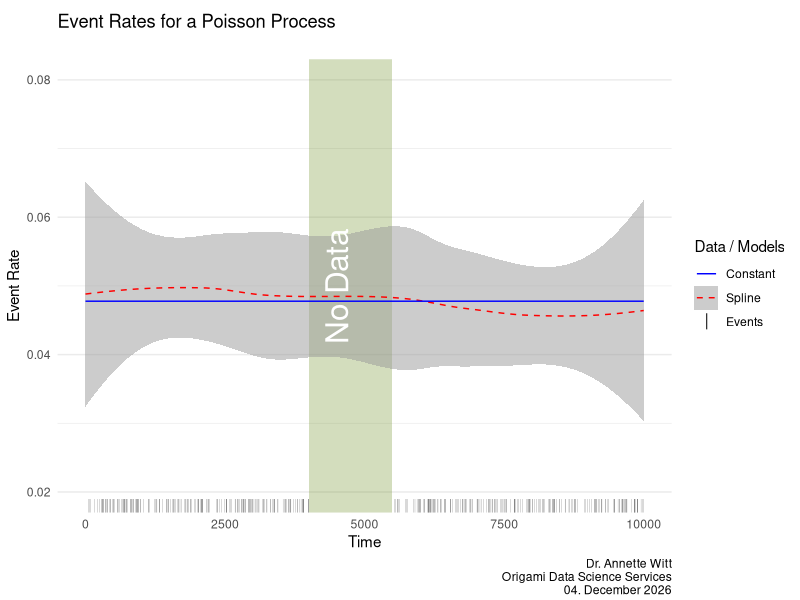
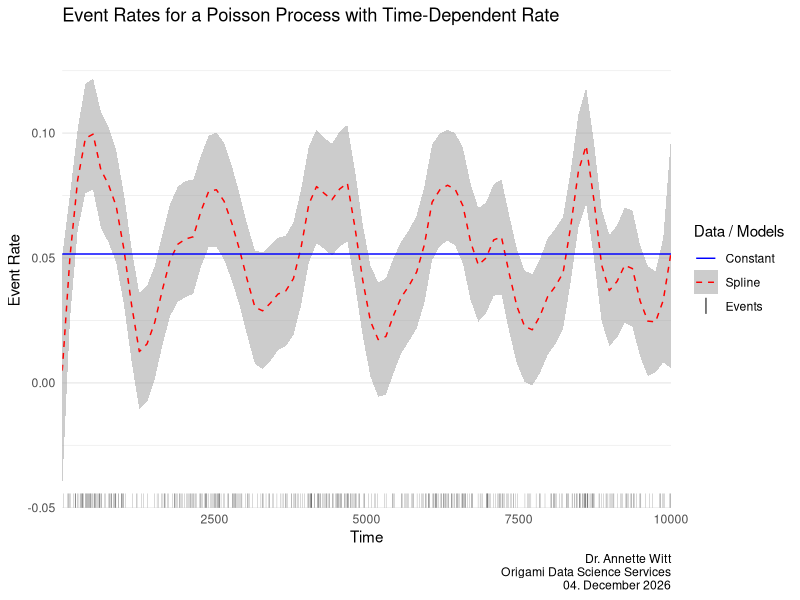

Source code (R) for these figures, in order:
## ---- chunk 1
library(tidyverse)
## ---- chunk 2
#| fig-cap: Estimated time-dependent event rate (red dashed line) with confidence band (grey) and the estimated constant rate (blue line); rug plot of events shown at the bottom.

set.seed(3)
events <- rpois(10000, 0.05)
event_series <- tibble(x = 1:length(events), y = events)
is.na(event_series$y) <- c(4000:5500)
cols <- c("Events" = "black", "Spline" = "red", "Constant" = "blue")
events <- event_series |> filter(y > 0)
ggplot() +
     geom_rect(aes(xmin = 4000, xmax = 5500, ymin = -Inf, ymax = Inf), color = NA, fill = "olivedrab", alpha = 0.3) +
     geom_rug(data = events, aes(x = x, col = "Events"), lwd = 0.05, show.legend = FALSE) +
     geom_point(data = events[1,], aes(x = x, y = y, col = "Events"), shape = 124, size = 5) +
     geom_smooth(data = event_series, aes(x = x, y = y, col = "Spline"), formula = "y ~ x", method = "loess", lty = "dashed",  na.rm = TRUE, alpha = 0.5, linewidth = 0.5) +
     geom_smooth(data = event_series, method = "lm",  na.rm = TRUE, formula = "y ~ 1", aes(x = x, y = y, col = "Constant"), se = FALSE, linewidth = 0.5) +
     annotate("text", label = "No Data", col = "white", x = 4500, y = 0.05, size = 8, angle = 90) +
     coord_cartesian(ylim = c(0.02, 0.08)) +
     guides(col = guide_legend(override.aes = list(
       shape    = c(NA, NA, 124),
       linetype = c("solid", "dashed", "blank"),
       linewidth = c(0.5, 0.5, 0),
       size     = c(NA, NA, 4) 
     ))) +
     scale_color_manual(values = cols, breaks = c("Constant", "Spline", "Events")) +
     theme_minimal() +
     labs(
       x = "Time",
       y = "Event Rate",
       title = "Event Rates for a Poisson Process\n",
       col = "Data / Models",
       caption = paste("Dr. Annette Witt\n Origami Data Science Services\n", format(Sys.Date(), format = "%d. %B %Y"))
     ) +
     theme(
       panel.grid.minor.x = element_blank(),
       panel.grid.major.x = element_blank(), 
       plot.margin = margin(t = 10, r = 5, b = 2,  l = 5)
     )

## ---- chunk 3
#| fig-cap: The graph represents the same analysis as above, here for an event series with a non-constant event rate.

set.seed(1)
len <- 10000
rate <- tibble(rate = 0.05 + 0.025 * sin(0.0005 * 2 * pi * (1:len)))
event_series <- rate |>
  mutate(x = row_number(), y = map_dbl(rate, \(x) rpois(1, x)))
events <- event_series |> filter(y > 0)

ggplot() +
     geom_rug(data = events, aes(x = x, col = "Events"), lwd = 0.05, show.legend = FALSE) +
     geom_point(data = events[1,], aes(x = x, y = y, col = "Events"), shape = 124, size = 5) +
     geom_smooth(data = event_series, aes(x = x, y = y, col = "Spline"), method = "loess", formula = "y ~ x", span = 0.1, lty = "dashed", alpha = 0.5, linewidth = 0.5) +
     geom_smooth(data = event_series, method = "lm", formula = "y ~ 1", aes(x = x, y = y, col = "Constant"), se = FALSE, linewidth = 0.5) +
     guides(col = guide_legend(override.aes = list(
       shape    = c(NA, NA, 124),
       linetype = c("solid", "dashed", "blank"),
       linewidth = c(0.5, 0.5, 0),
       size     = c(NA, NA, 4)
     ))) +
     coord_cartesian(ylim = c(-0.05, 0.14), expand = FALSE) +
     scale_color_manual(values = cols, breaks = c("Constant", "Spline", "Events")) +
     theme_minimal() +
     labs(
       x = "Time",
       y = "Event Rate",
       title = "Event Rates for a Poisson Process with Time-Dependent Rate",
       col = "Data / Models",
       caption = paste("Dr. Annette Witt\n Origami Data Science Services\n", format(Sys.Date(), format = "%d. %B %Y"))
     ) +
     theme(
       panel.grid.minor.x = element_blank(),
       panel.grid.major.x = element_blank()
     )
